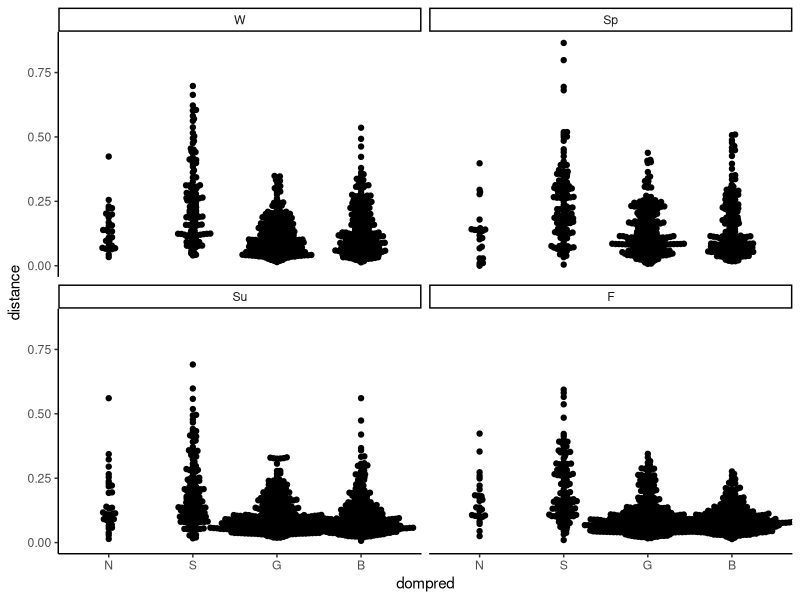
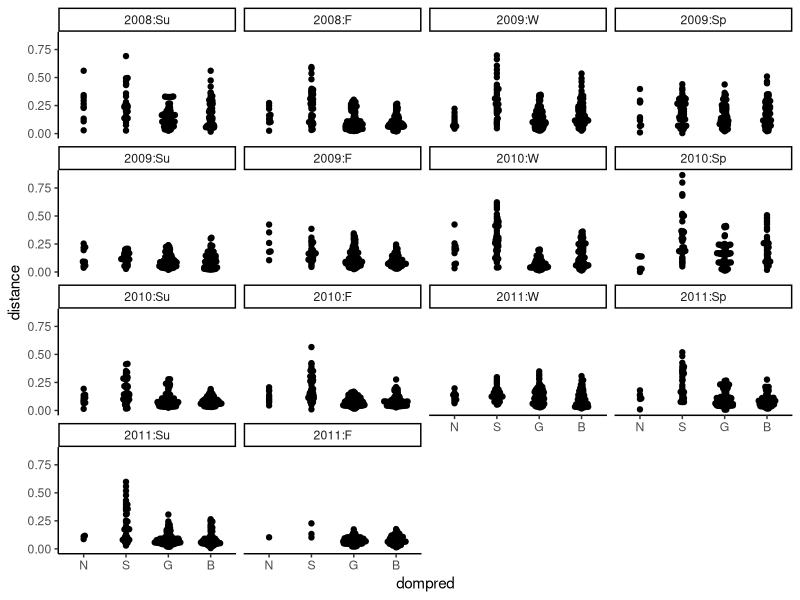
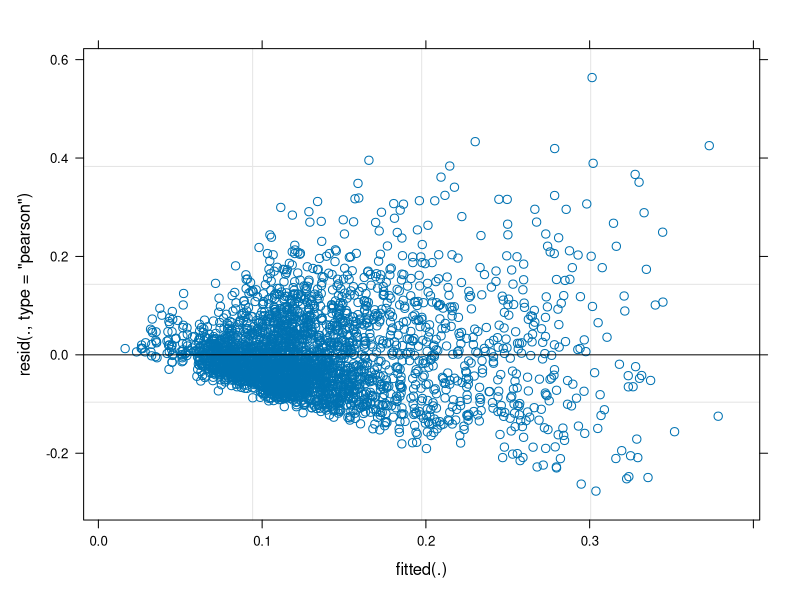
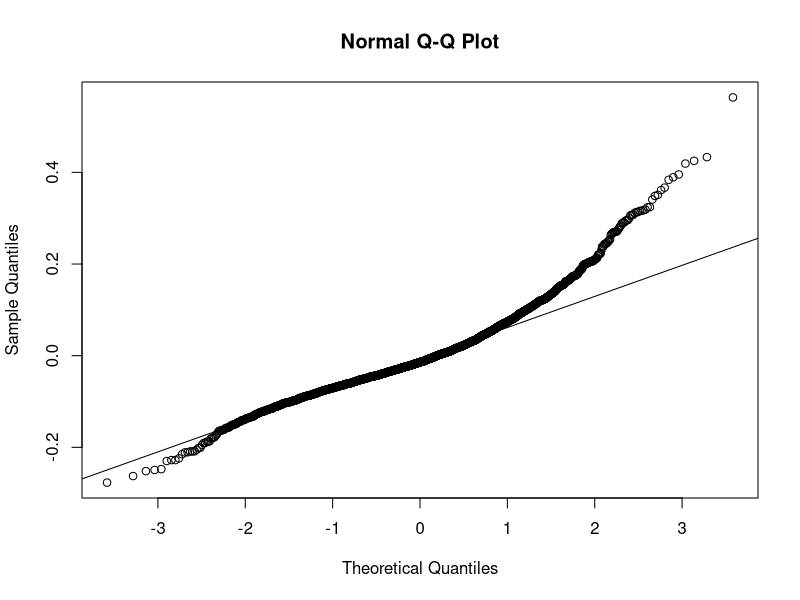
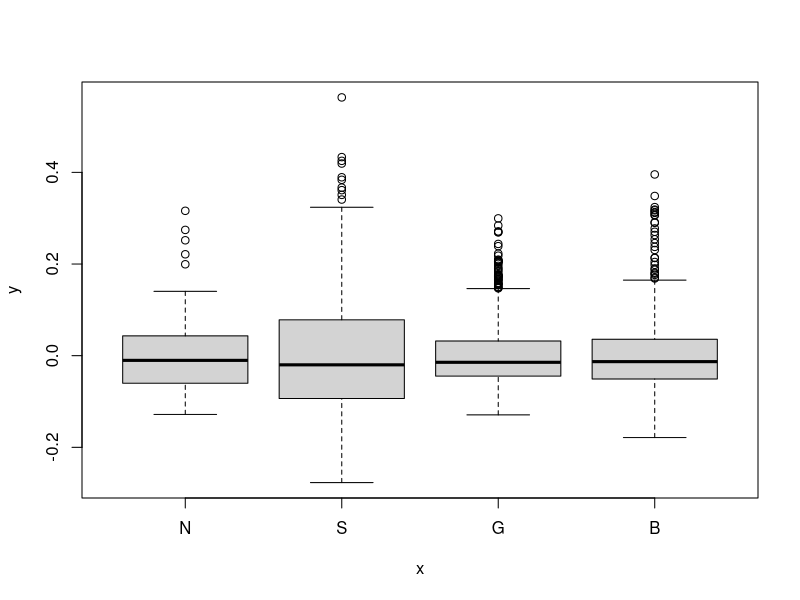
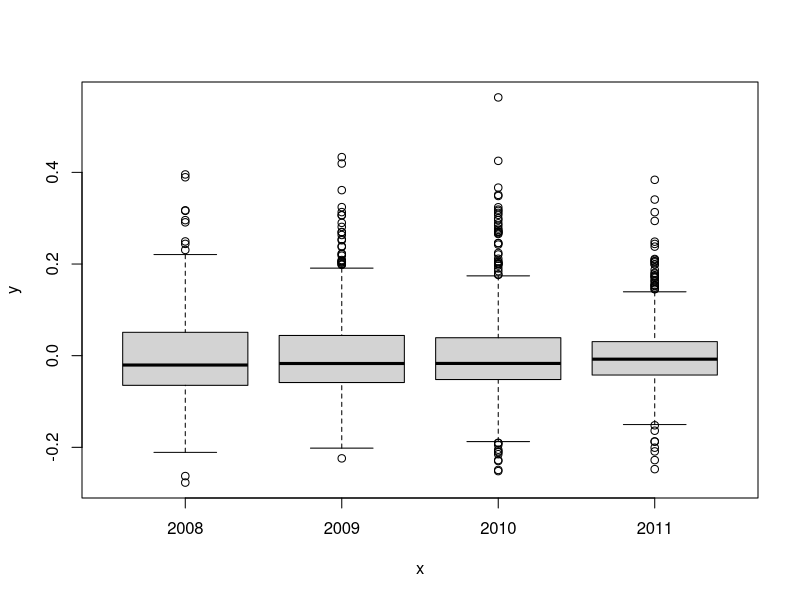
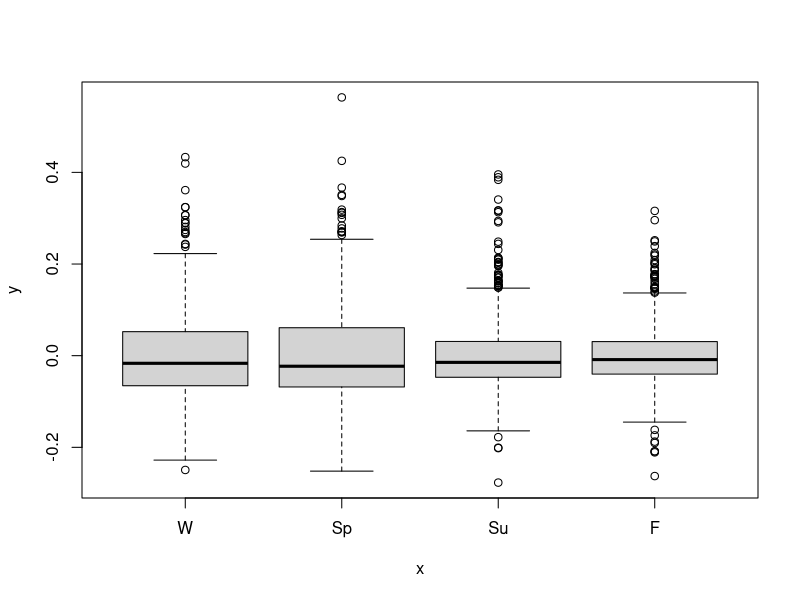
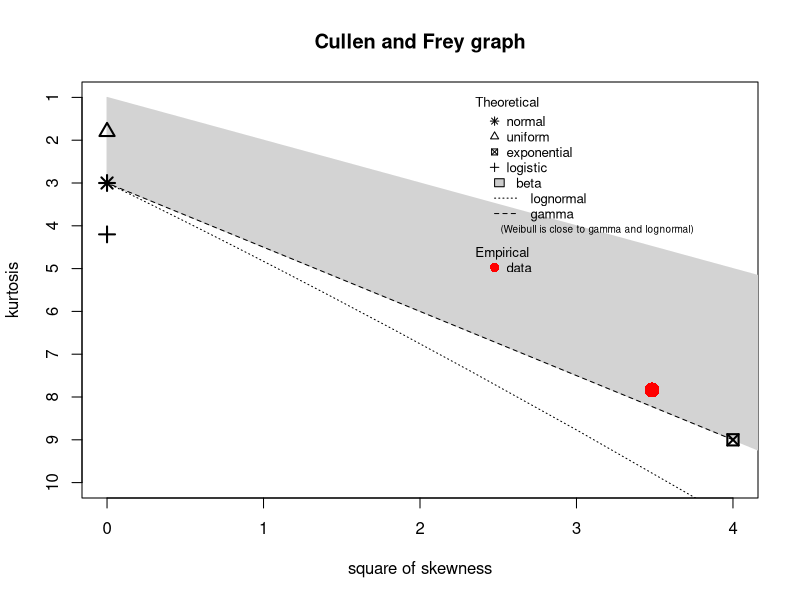

The R script that drew these images, in order: (Note: this script raises an error after producing the figures.)
library(tidyverse)
library(cluster)
library(reshape2)
library(ggbeeswarm)
library(lme4)
library(fitdistrplus)
library(optimx)
Pondtraitmeans <- read.csv("Data/Pondtraitmeans.csv")
Timekey <- read.csv("Data/Timekey.csv")%>%
  mutate_at(vars(year, season, time), as.factor)%>%
  mutate(season = factor(season, levels = c("W", "Sp", "Su", "F"))) #Reorder for graphing


#Calculate a distance matrix of the pond level average trait values and convert to a usable data frame

Distmat <- Pondtraitmeans%>%
  column_to_rownames("ID")%>% #Daisy function requires nxp matrix.  Identity values moved to row names to be preserved
  daisy(metric="gower",stand=T)

#Convert the distance matrix to a data frame.  Need to distinguish between the time values of the two samples used for each pariwise combo
Allpairdist <- Distmat%>%
  as.matrix()%>%
  melt()%>%
  separate(Var1, c("dompred1","time1","Pondnum1"))%>%
  separate(Var2, c("dompred2","time2","Pondnum2"))%>%
  filter(Pondnum1 >= Pondnum2)%>% #This gets rid of one  of the triangle
  dplyr::rename("distance" = value)%>%
  mutate_at(vars(dompred1, dompred2, time1, time2, Pondnum1, Pondnum2), as.factor)%>%
  mutate(dompred2 = factor(dompred2, levels = c("N", "S", "G", "B")))%>% #reorder predator levels for graphing later
  mutate(dompred1 = factor(dompred1, levels = c("N", "S", "G", "B")))

#write.csv(Allpairdist, "Data/Allpairdist.csv", row.names = F) 

#From the all-pairwise dataset, the comparisons between ponds of the same predator type, year, and season were selected for the spatial beta diversity analysis


Spatialbeta <- Allpairdist %>%
  filter(time2 == time1, dompred1 == dompred2, Pondnum1 != Pondnum2)%>%
  dplyr::rename("dompred" = dompred1, "time" = time1)%>%
  left_join(Timekey, by =  "time")%>%
  mutate_at(vars(year), as.factor)%>%
  dplyr::select(-c("dompred2","time2"))%>%
  mutate(season = factor(season, levels = c("W", "Sp", "Su", "F"))) #Reorder season levels for graphing
#Some exploratory data visualization.  

Spatialbeta %>%
  ggplot(aes(x = dompred, y = distance)) +
  geom_beeswarm() +
  facet_wrap(~season) +
  theme_classic()
Spatialbeta %>%
  ggplot(aes(x = dompred, y = distance)) +
  geom_beeswarm() +
  facet_wrap(~year:season) +
  theme_classic()

#First I conducted a general linear model.  

Spatialbetalmer <- lmer(distance~ dompred + year + season + dompred:year + dompred:season + 
                          (1|Pondnum1) + (1|Pondnum2), Spatialbeta)

#Assumption checking demonstrated deviations from normality and heteroscedasicity.

plot(Spatialbetalmer)
qqnorm(resid(Spatialbetalmer))
qqline(resid(Spatialbetalmer))

#Look at the variance by factor

plot(Spatialbeta$dompred, resid(Spatialbetalmer))
plot(Spatialbeta$year, resid(Spatialbetalmer))
plot(Spatialbeta$season, resid(Spatialbetalmer))

#The variances by factor don't look too bad.



#I'll try fitdistrplus to see what the distribution is closest to.


descdist(Spatialbeta$distance)


#Looks like beta or gamma.  Let's try beta first.


SpatialbetaBetareg <- betareg(distance ~ dompred + year + season + dompred:year + dompred:season +
                                (1|pondnum1) + (1|pondnum2),
                              transform(Spatialbeta,distance = distance + 0.0001))
plot(SpatialbetaBetareg)



#Got an error that contrasts can only be applied to factors with 2 or more levels.  Here's a function I found online that can possibly shed light
#Couldn't get this to work
#DO NOT RUN

debug_contr_error <- function (dat, subset_vec = NULL) {
  if (!is.null(subset_vec)) {
    ## step 0
    if (mode(subset_vec) == "logical") {
      if (length(subset_vec) != nrow(dat)) {
        stop("'logical' `subset_vec` provided but length does not match `nrow(dat)`")
      }
      subset_log_vec <- subset_vec
    } else if (mode(subset_vec) == "numeric") {
      ## check range
      ran <- range(subset_vec)
      if (ran[1] < 1 || ran[2] > nrow(dat)) {
        stop("'numeric' `subset_vec` provided but values are out of bound")
      } else {
        subset_log_vec <- logical(nrow(dat))
        subset_log_vec[as.integer(subset_vec)] <- TRUE
      } 
    } else {
      stop("`subset_vec` must be either 'logical' or 'numeric'")
    }
    dat <- base::subset(dat, subset = subset_log_vec)
  } else {
    ## step 1
    dat <- stats::na.omit(dat)
  }
  if (nrow(dat) == 0L) warning("no complete cases")
  ## step 2
  var_mode <- sapply(dat, mode)
  if (any(var_mode %in% c("complex", "raw"))) stop("complex or raw not allowed!")
  var_class <- sapply(dat, class)
  if (any(var_mode[var_class == "AsIs"] %in% c("logical", "character"))) {
    stop("matrix variables with 'AsIs' class must be 'numeric'")
  }
  ind1 <- which(var_mode %in% c("logical", "character"))
  dat[ind1] <- lapply(dat[ind1], as.factor)
  ## step 3
  fctr <- which(sapply(dat, is.factor))
  if (length(fctr) == 0L) warning("no factor variables to summary")
  ind2 <- if (length(ind1) > 0L) fctr[-ind1] else fctr
  dat[ind2] <- lapply(dat[ind2], base::droplevels.factor)
  ## step 4
  lev <- lapply(dat[fctr], base::levels.default)
  nl <- lengths(lev)
  ## return
  list(nlevels = nl, levels = lev)
}
debug_contr_error(Spatialbeta)



#Everything has more than 2 levels.  Don't know what to do.


#Here's the glm with gamma function.  Since the response has zero's, I'll add a small value to them.

Spatialbetagamma <- glmer(distance ~ dompred + season + year + dompred:year + dompred:season + 
                          (1|Pondnum1) + (1|Pondnum2), 
                          transform(Spatialbeta, distance = distance + 0.0001), family = "Gamma",
                          control = glmerControl(optimizer = "optimx", optCtrl = list(method= "bobyqa")))

plot(Spatialbetagamma)
qqnorm(resid(Spatialbetagamma))
qqline(resid(Spatialbetagamma))
Anova(Spatialbetagamma, type = 3)



#Fit looks much better

#Generate the estimated marginal means
library(emmeans)
#Spatial.dompred.posthoc <- emmeans(Spatialbetagamma, pairwise ~ dompred, type = "response")
#Spatial.year.posthoc <- emmeans(Spatialbetagamma, pairwise ~ dompred|year, type="response")
Spatial.season.posthoc <- emmeans(Spatialbetagamma, pairwise ~ dompred|season,type="response")  

#Spatial.all.posthoc <- emmeans(Spatialbetagamma, pairwise ~ dompred|year|season, type = "response")

Spatial.emmeans <- Spatial.season.posthoc$emmeans%>%
  as.data.frame()

write.csv(as.data.frame(Spatial.emmeans), "Data/Spatial.emmeans.csv", row.names = F)


#Ok I got the emmeans and contrasts.  Now to graph it.  Not too sure how best to visualize it. I'll start with a figure with pred on x axis grouped by season

#colorblind friendly palet 
cbPalette <- c("#CC79A7", "#E69F00", "#009E73","#56B4E9")

Spatial.dompred.plot <- Spatial.emmeans%>%
  ggplot(aes(x = dompred, y = response, color = season)) +
  geom_point(position = position_dodge(width = 0.3), size = 7) +
  geom_line(aes(group = season), position = position_dodge(width = 0.3), size = 0.5) +
  geom_linerange(aes(ymin = asymp.LCL, ymax = asymp.UCL),
                 position = position_dodge(width = 0.3), size = 0.5) +
  theme_classic() +
  labs(x = "Top Predator", 
              y = expression(paste("Spatial Dissimilarity (",beta," diversity)")),
              color = "Season") +
         #scale_color_manual(labels = c("W","Sp","Su","F"),
                              #values=cbPalette) +
         scale_x_discrete(labels=c("N","S","G","B")) +
         theme(#legend.key.height = unit(0.9,"cm"), 
               #legend.key.width = unit(0.9,"cm"),
               #legend.text = element_blank(),
               legend.title = element_blank(),
               #legend.position = "top",,
               #legend.position = c(0.7,0.95),
               #legend.justification=c(0,0.9),
               axis.title= element_text(size=18),
               axis.text = element_text(size=16))

saveRDS(Spatial.dompred.plot, "Figures/Spatial.dompred.plot.rds")


#Group by season
Spatial_season_plot <-as.data.frame(Spatial.posthoc.season$emmeans) %>%
  ggplot(aes(x=season, y=response, color=dompred))+
  geom_point(position=position_dodge(width=0.3),size=7)+
  geom_line(aes(group=dompred),position=position_dodge(width=0.3),size=0.5)+
  geom_linerange(aes(ymin=asymp.LCL, ymax= asymp.UCL),
                 position=position_dodge(width=0.3),size=0.5) +
  theme_classic() +
  labs(x = "Season", 
       y = expression(paste("Spatial Dissimilarity (",beta," diversity)")),
       color = "Top predator") +
  scale_color_manual(labels = c("Invertebrate","Salamander","Sunfish","Bass"),
                     values=cbPalette) +
  scale_x_discrete(labels=c("Winter","Spring","Summer","Fall")) +
  theme(#legend.key.height = unit(0.9,"cm"), 
    #legend.key.width = unit(0.9,"cm"),
    #legend.text = element_blank(),
    legend.title = element_blank(),
    #legend.position = "top",,
    #legend.position = c(0.7,0.95),
    #legend.justification=c(0,0.9),
    axis.title= element_text(size=18),
    axis.text = element_text(size=16))
ggsave("Figures/Spatial_season_plot.tiff")
#Now year

#Group by year
Spatial_year_plot<-as.data.frame(Spatial.posthoc.year$emmeans) %>%
  ggplot(aes(x=year, y=response, color=dompred))+
  geom_point(position=position_dodge(width=0.3),size=7)+
  geom_line(aes(group=dompred),position=position_dodge(width=0.3),size=0.5)+
  geom_linerange(aes(ymin=asymp.LCL, ymax= asymp.UCL),
                 position=position_dodge(width=0.3),size=0.5) +
  theme_classic() +
  labs(x = "Year", 
       y = expression(paste("Spatial Dissimilarity (",beta," diversity)")),
       color = "Top predator") +
  scale_color_manual(labels = c("Invertebrate","Salamander","Sunfish","Bass"),
                     values=cbPalette) +
  theme(legend.key.height = unit(0.9,"cm"), 
        legend.key.width = unit(0.9,"cm"),
        legend.text = element_text(size = 12),
        legend.title = element_text(size =14),
        legend.position = c(0.7,0.95),
        legend.justification=c(0,0.9),
        axis.title= element_text(size=18),
        axis.text = element_text(size=16))
ggsave("Figures/Spatial_year_plot.tiff")


#Plot of every year x season combo

Spatial_all_plot <-Spatial.posthoc.all$emmeans%>%
  as.data.frame()%>%
  left_join(Timekey, by=c("year","season"),na.rm=T)%>%
  na.omit()%>%
  ggplot(aes(x=as.factor(time), y=response, color=dompred))+
  geom_point(position=position_dodge(width=0.3),size=5)+
  geom_line(aes(group=dompred),position=position_dodge(width=0.3),size=0.5)+
  geom_linerange(aes(ymin=asymp.LCL, ymax= asymp.UCL),
                 position=position_dodge(width=0.3),size=0.5) +
  theme_classic() +
  labs(x = element_blank(),
       y = expression(paste("Spatial Dissimilarity (",beta," diversity)")),
       color = "Top predator") +
  scale_color_manual(labels = c("Invertebrate","Salamander","Sunfish","Bass"),
                     values=cbPalette) +
  scale_x_discrete(labels=Timekey$season_year)+
  theme(legend.key.height = unit(0.9,"cm"), 
        legend.key.width = unit(0.9,"cm"),
        legend.text = element_text(size = 8),
        legend.title = element_text(size =10),
        legend.position = c(0.7,1.05),
        legend.justification=c(0,1.05),
        axis.title= element_text(size=14),
        axis.text = element_text(size=12),
        axis.text.x = element_text(angle = 45, hjust = 1))

ggsave("Figures/Spatial_all_plot.tiff")






#Randomization test to see if the results are influenced by the difference in sample sizes of the predator pond types.
#Import dataset of top predators in ponds
DomPredata<-read.csv("Data/PredType2.csv",header=T)%>%
  mutate_at(vars(dompred, Pondnum), as.factor)


n <-5 #number of ponds to draw from each predator type
numsim <- 500 #number of simulations to run
spbeta.rand <- tibble(pondnum1 = factor(),
                      dompred = factor(levels = c("S","G","B")),
                      pondnum2 = factor(),
                      distance = numeric(),
                      year = factor(),
                      season = factor(levels = c("W","Sp","Su","F")),
                      sim = NA) #dataframe to insert the mean distance values from randomizations

#Run the simulation. I'm removing all the invertebrate ponds because I'm drawing 5 ponds from each predator type and there are only 5 invert ponds. I'll substitue the observed values for inverts in the figure.

for(i in 1:numsim){
  samponds <- DomPredata%>%
    filter(dompred != "O", dompred != "N")%>% 
    group_by(dompred)%>%
    sample_n(n)
  
  spbeta.rand <-Spatialbeta%>%
    filter(Pondnum1 %in% samponds$Pondnum & Pondnum2 %in% samponds$Pondnum)%>%
    dplyr::mutate(sim = i)%>%
    rbind(spbeta.rand)
  
}

#Calculate average values and CI's for predator x season combinations
spbeta.rand.avg <- spbeta.rand%>%
  group_by(dompred, season)%>%
  summarise(avgdist = mean(distance), 
            asymp.LCL = quantile(distance, probs = 0.025),
            asymp.UCL = quantile(distance, probs = 0.975))





#Save the data
write.csv(spbeta.rand.avg, "Data/spbeta.rand.avg.csv", row.names = F)

#Graph distribution of mean values by dompred
spbeta.rand%>%
  group_by(dompred, sim)%>%
  dplyr::summarise(mean.dist = mean(distance))%>%
  ggplot(aes(x = dompred, y = mean.dist, color = dompred)) +
  geom_violin(aes(fill = dompred)) +
  theme_classic() +
  scale_color_manual(values=cbPalette) +
  scale_fill_manual(values = cbPalette) +
  theme(legend.position = "none", plot.title = element_text(hjust = 0.5)) +
  ggtitle("Randomized Spatial Dissimilarity") +
  labs(x = "Predator", 
       y = "Mean Spatial Dissimilarity") 

#Graph distribution of mean values by dompred*season
spbeta.rand%>%
  group_by(dompred, season, sim)%>%
  dplyr::summarise(mean.dist = mean(distance))%>%
  ggplot(aes(x = dompred, y = mean.dist, color = dompred)) +
  geom_violin(aes(fill = dompred)) +
  theme_classic() +
  scale_color_manual(values=cbPalette) +
  scale_fill_manual(values = cbPalette) +
  theme(legend.position = "none", plot.title = element_text(hjust = 0.5)) +
  #ggtitle("Randomized Spatial Dissimilarity") +
  labs(x = "Predator", 
       y = "Mean Spatial Dissimilarity") +
  facet_grid(.~season)

ggsave("Figures/Spatial_rand.tiff")
#Graph distribution of mean values by dompred*year
spbeta.rand%>%
  group_by(dompred, year, sim)%>%
  dplyr::summarise(mean.dist = mean(distance))%>%
  ggplot(aes(x = dompred, y = mean.dist, color = dompred)) +
  geom_violin(aes(fill = dompred)) +
  theme_classic() +
  scale_color_manual(values=cbPalette) +
  scale_fill_manual(values = cbPalette) +
  theme(legend.position = "none", plot.title = element_text(hjust = 0.5)) +
  #ggtitle("Randomized Spatial Dissimilarity") +
  labs(x = "Predator", 
       y = "Mean Spatial Dissimilarity") +
  facet_grid(.~year)
